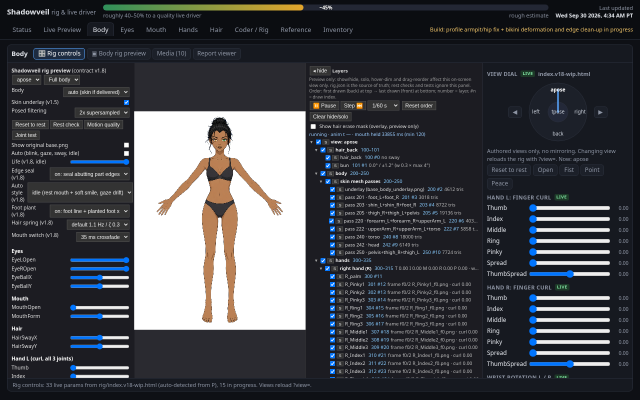
#> input picture app/qa/body_controls.png, 1280 x 800 px (shown at 1/2 size)
$ python bm.py ../../body_controls.png
#> lines starting #> are read from the running program, lines starting #| are printed output that depends on the picture; after the words box and inside, x2 and y2 are one past the last pixel; in counts of white or black regions, pixels touching at a corner belong together
#!/usr/bin/env python3
"""Beauty-mark detector (read-only on art). Finds her irises by colour (amber = her right eye,
green = her left eye), builds a cheek window under each eye scaled by eye distance, and counts
small, round, isolated dark blobs inside skin. Canonical (turn-000): amber side 1, green side 2."""
import cv2, numpy as np, sys, json
from PIL import Image

def load(path, maxside=2600):
    im = Image.open(path)
    im.draft('RGB', (maxside, maxside)) if im.format == 'JPEG' else None
    if im.mode in ('RGBA', 'LA', 'P'):
        im = im.convert('RGBA'); bg = Image.new('RGBA', im.size, (128,128,128,255)); bg.alpha_composite(im); im = bg
    im = im.convert('RGB')
    s = 1.0
    if max(im.size) > maxside:
        s = maxside / max(im.size); im = im.resize((round(im.width*s), round(im.height*s)), Image.LANCZOS)
    return np.asarray(im), s

def comps(mask, minarea):
    n, lab, st, cen = cv2.connectedComponentsWithStats(mask.astype(np.uint8), 8)
    return [(st[i], cen[i]) for i in range(1, n) if st[i][4] >= minarea]

def find_eyes(rgb):
    hsv = cv2.cvtColor(rgb, cv2.COLOR_RGB2HSV)
    H, S, V = hsv[...,0].astype(int), hsv[...,1].astype(int), hsv[...,2].astype(int)
    k = np.ones((2,2), np.uint8)
    green = cv2.morphologyEx(((H>=38)&(H<=90)&(S>=80)&(V>=70)).astype(np.uint8), cv2.MORPH_OPEN, k)
    amber = cv2.morphologyEx(((H>=8)&(H<=30)&(S>=140)&(V>=165)).astype(np.uint8), cv2.MORPH_OPEN, k)
    white = ((S < 45) & (V > 200)).astype(np.uint8)
    lum = rgb.mean(2)
    def cands(mask, lo, hi):
        out = []
        for st, c in comps(mask, 8):
            x, y, w, h, a = st
            if w > 6*h or h > 3*w: continue
            fill = a / (w*h)
            if fill < 0.35: continue
            r = max(2.0, np.sqrt(a/np.pi))
            x0, y0 = int(max(0, c[0]-3*r)), int(max(0, c[1]-1.8*r)); x1, y1 = int(c[0]+3*r)+1, int(c[1]+1.8*r)+1
            wh = white[y0:y1, x0:x1].sum()
            dk = (lum[y0:y1, x0:x1] < 60).sum()
            if wh < 0.15*a or dk < 0.1*a: continue   # needs sclera + lash/pupil around it
            pup = (lum[y:y+h, x:x+w] < 75).sum()
            above = lum[int(max(0, c[1]-2.2*r)):int(max(0, c[1]-0.6*r))+1, int(max(0, c[0]-1.5*r)):int(c[0]+1.5*r)+1]
            lash = (above < 60).sum() if above.size else 0
            strong = pup >= 0.04*a and lash >= 0.15*a and fill >= 0.5
            sub = ((white[y0:y1, x0:x1] > 0) | (mask[y0:y1, x0:x1] > 0)).astype(np.uint8)
            sub = cv2.dilate(sub, np.ones((3,3), np.uint8))
            nn, ll, ss, _ = cv2.connectedComponentsWithStats(sub, 8)
            ci = ll[min(ll.shape[0]-1, int(c[1])-y0), min(ll.shape[1]-1, int(c[0])-x0)]
            ew = int(ss[ci][2]) if ci > 0 else int(w)
            out.append(dict(c=(float(c[0]), float(c[1])), r=float(r), a=int(a), h=int(h), w=int(w), ew=ew, strong=bool(strong)))
        return out
    return cands(green, 8, 1e9), cands(amber, 8, 1e9)

def pairs(g, a):
    cand = []
    for gi, G in enumerate(g):
        for ai, A in enumerate(a):
            ratio = G['a']/A['a']
            if not (0.3 < ratio < 3.3): continue
            if not (G['strong'] or A['strong']): continue
            dx, dy = G['c'][0]-A['c'][0], G['c'][1]-A['c'][1]
            d = np.hypot(dx, dy); rr = (G['r']+A['r'])/2
            if not (4.5*rr < d < 14*rr): continue
            if abs(dy) > 0.45*d: continue
            score = abs(np.log(ratio)) + abs(d/rr - 8.8)/4 + abs(dy)/d
            cand.append((score, gi, ai, d))
    cand.sort(); used_g, used_a, out = set(), set(), []
    for sc, gi, ai, d in cand:
        if gi in used_g or ai in used_a: continue
        used_g.add(gi); used_a.add(ai); out.append((sc, g[gi], a[ai], d))
    return out, used_g, used_a

def cheek_blobs(rgb, eye, other_dir, d, side_sign_out, win=(-0.55, 0.28, 0.16, 0.66)):
    """eye: (x,y); other_dir: unit vector from this eye toward the other eye (image space);
    returns blobs in the cheek window below the eye."""
    u = np.array(other_dir); n = np.array([-u[1], u[0]])
    if n[1] < 0: n = -n
    e = np.array(eye)
    # window in face coords: a outward..inward, b downward
    A0, A1, B0, B1 = win
    corners = [e + a*u*d + b*n*d for a in (A0, A1) for b in (B0, B1)]
    xs = [c[0] for c in corners]; ys = [c[1] for c in corners]
    pad = int(0.15*d)+2
    x0, y0 = int(max(0, min(xs)-pad)), int(max(0, min(ys)-pad))
    x1, y1 = int(min(rgb.shape[1], max(xs)+pad)), int(min(rgb.shape[0], max(ys)+pad))
    if x1-x0 < 4 or y1-y0 < 4: return None
    crop = rgb[y0:y1, x0:x1].astype(np.float32)
    lum = crop.mean(2)
    hsv = cv2.cvtColor(crop.astype(np.uint8), cv2.COLOR_RGB2HSV)
    yy, xx = np.mgrid[y0:y1, x0:x1]
    rel = np.stack([xx-e[0], yy-e[1]], -1) / d
    fa = rel @ u; fb = rel @ n
    inwin = (fa >= A0) & (fa <= A1) & (fb >= B0) & (fb <= B1)
    skin = inwin & (hsv[...,0] <= 25) & (hsv[...,1] >= 50) & (lum > 70)
    if skin.sum() < 0.25*inwin.sum(): return dict(skin_frac=float(skin.sum()/max(1,inwin.sum())), blobs=[], window=(x0,y0,x1,y1))
    med = float(np.median(lum[skin]))
    dark = (lum < 0.62*med).astype(np.uint8)
    n_, lab, st, cen = cv2.connectedComponentsWithStats(dark, 8)
    sc = d/67.0
    blobs = []
    # skin mask dilated: blob must be surrounded by skin
    for i in range(1, n_):
        x, y, w, h, a = st[i]
        cx, cy = cen[i]
        if not inwin[int(round(cy)) if int(round(cy))<inwin.shape[0] else -1, int(round(cx)) if int(round(cx))<inwin.shape[1] else -1]: continue
        if x == 0 or y == 0 or x+w >= dark.shape[1] or y+h >= dark.shape[0]: continue
        if max(w, h) > max(3, 0.11*d): continue
        if a < max(3, 2.0*sc*sc): continue
        if max(w,h) > 2.6*max(1,min(w,h)): continue
        ring = cv2.dilate((lab==i).astype(np.uint8), np.ones((5,5),np.uint8)) - cv2.dilate((lab==i).astype(np.uint8), np.ones((3,3),np.uint8))
        rs = ring.astype(bool)
        if rs.sum() == 0: continue
        skinring = (skin[rs]).mean()
        if skinring < 0.6: continue
        if lum[lab==i].mean()/med > 0.47: continue
        blobs.append(dict(x=float(cx+x0), y=float(cy+y0), area=int(a), a=float((np.array([cx+x0,cy+y0])-e)@u/d), b=float((np.array([cx+x0,cy+y0])-e)@n/d),
                          contrast=float(lum[lab==i].mean()/med), skinring=float(skinring)))
    return dict(skin_frac=float(skin.sum()/max(1,inwin.sum())), med=med, blobs=blobs, window=(x0,y0,x1,y1))

def analyse(path):
#> called with path = '../../body_controls.png'
    rgb, s = load(path)
#> in load, im is the input picture: PIL image 1280x800 RGB; mean R, G, B 67.7, 69.3, 74.4
#> s = 1
    g, a = find_eyes(rgb)
#> in find_eyes, `hsv = cv2.cvtColor(rgb, cv2.COLOR_RGB2HSV)`: hsv: shape (800, 1280, 3); mean H, S, V 91.3, 53.3, 76.7
#> in find_eyes, `H, S, V = hsv[...,0].astype(int), hsv[...,1].astype(int), hsv[...,2].a..`:
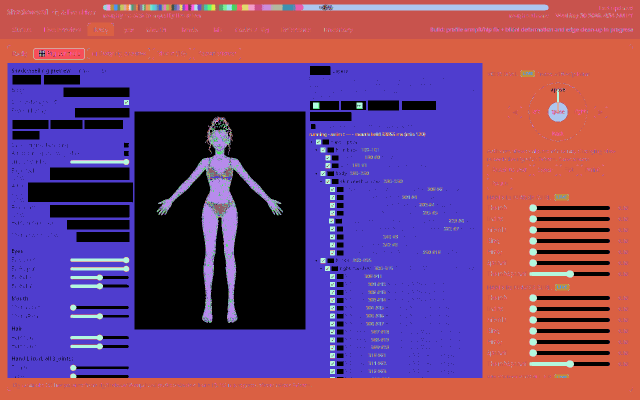
#> H: shape (800, 1280) int64 (shown at 1/2 size); 162 distinct labels, from 0 to 178; one colour per label, 0 black
#> in find_eyes, `H, S, V = hsv[...,0].astype(int), hsv[...,1].astype(int), hsv[...,2].a..`:
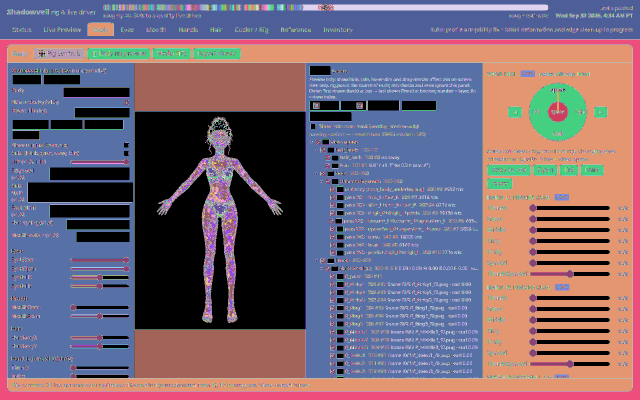
#> S: shape (800, 1280) int64 (shown at 1/2 size); 256 distinct labels, from 0 to 255; one colour per label, 0 black
#> in find_eyes, `H, S, V = hsv[...,0].astype(int), hsv[...,1].astype(int), hsv[...,2].a..`:
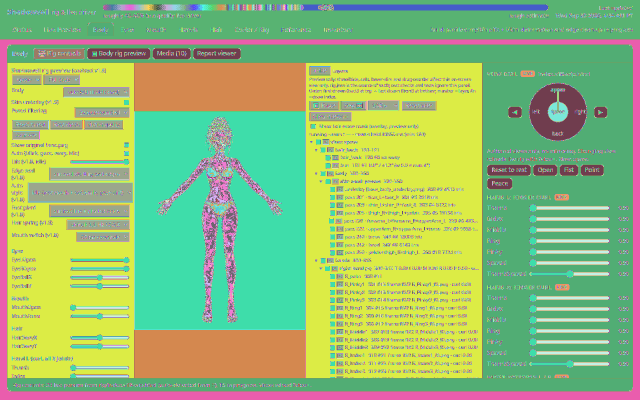
#> V: shape (800, 1280) int64 (shown at 1/2 size); 255 distinct labels, from 1 to 255; one colour per label, 0 black
#> in find_eyes, `green = cv2.morphologyEx(((H>=38)&(H<=90)&(S>=80)&(V>=70)).astype(np.u..`:
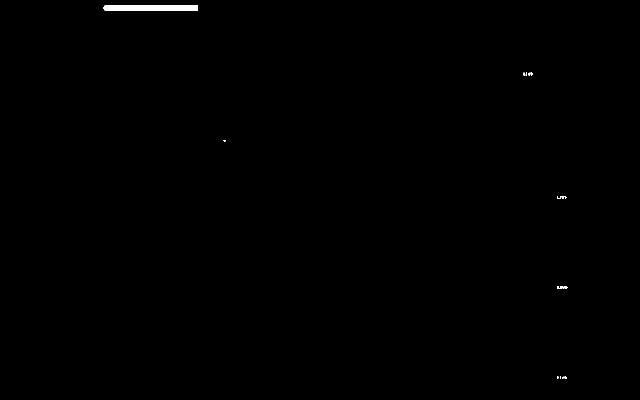
#> green: shape (800, 1280) (shown at 1/2 size); values 0 (black) and 1 (white), 0.24% white; 19 white regions (15 under 20 px), largest, box (x1, y1, x2, y2) and area: (207, 10, 396, 22) 2246, (1123, 392, 1129, 398) 24, (1124, 572, 1130, 578) 24, (1056, 145, 1061, 151) 21
#> in find_eyes, `amber = cv2.morphologyEx(((H>=8)&(H<=30)&(S>=140)&(V>=165)).astype(np...`: amber: shape (800, 1280); values 0 (black) and 1 (white), 0.62% white; 112 white regions (74 under 20 px), largest, box (x1, y1, x2, y2) and area: (469, 10, 608, 22) 1646, (446, 429, 474, 473) 485, (421, 320, 455, 344) 436
#> in find_eyes, `white = ((S < 45) & (V > 200)).astype(np.uint8)`: white: shape (800, 1280); values 0 (black) and 1 (white), 14.4% white; 1667 white regions (1622 under 20 px), largest, box (x1, y1, x2, y2) and area: (269, 223, 611, 659) 127772, (1073, 413, 1219, 419) 871, (1073, 435, 1219, 441) 871
#> in find_eyes, `lum = rgb.mean(2)`:
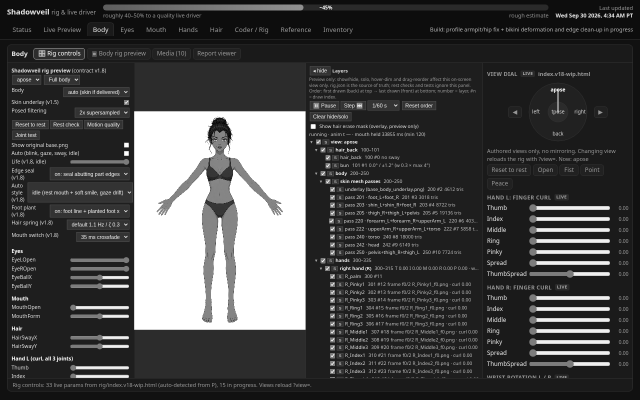
#> lum: shape (800, 1280) float64 (shown at 1/2 size); min 0.667, max 255, mean 70.5
#> in comps, `n, lab, st, cen = cv2.connectedComponentsWithStats(mask.astype(np.uint..`: lab: shape (800, 1280) int32; 20 distinct labels, from 0 to 19
#> in comps, `n, lab, st, cen = cv2.connectedComponentsWithStats(mask.astype(np.uint..`: n = 20
#> the loop in cands, `for st, c in comps(mask, 8):` made 18 passes
#> (c, x, y, w, h, a, fill, r) on passes 2, 3, 4, 5, 7, 8, 9, 10, 11, 12, 13, 14: ([1048, 148], 1047, 145, 4, 6, 16, 0.667, 2.26), ([1052.5, 147.5], 1052, 145, 2, 6, 12, 1, 2), ([1058.1, 147.6], 1056, 145, 5, 6, 21, 0.7, 2.59), ([1063, 147.5], 1062, 145, 4, 6, 16, 0.667, 2.26), ([1115.3, 395.2], 1114, 392, 5, 6, 18, 0.6, 2.39), ([1120.5, 394.5], 1120, 392, 2, 6, 12, 1, 2), ([1125.4, 394.2], 1123, 392, 6, 6, 24, 0.667, 2.76), ([1131, 394.5], 1130, 392, 4, 6, 16, 0.667, 2.26), ([1116.3, 575.2], 1115, 572, 5, 6, 18, 0.6, 2.39), ([1121.5, 574.5], 1121, 572, 2, 6, 12, 1, 2), ([1126.4, 574.2], 1124, 572, 6, 6, 24, 0.667, 2.76), ([1132, 574.5], 1131, 572, 4, 6, 16, 0.667, 2.26)
#> (c, x, y, w, h, a) on pass 1: ([301.4, 15.5], 207, 10, 189, 12, 2246)
#> after the loop in cands, `for st, c in comps(mask, 8):`: out = 1 item
#> in cands (call 2), `out = []`: out = []
#> in comps (call 2), `n, lab, st, cen = cv2.connectedComponentsWithStats(mask.astype(np.uint..`: lab: shape (800, 1280) int32; 113 distinct labels, from 0 to 112
#> the loop in cands (call 2), `for st, c in comps(mask, 8):` made 71 passes
#> (st, c) on passes 32 to 43: ([457, 418, 10, 7, 51], [461.5, 421.1]), ([446, 429, 28, 44, 485], [460.4, 450.1]), ([460, 432, 4, 2, 8], [461.5, 432.5]), ([428, 439, 3, 3, 8], [429.1, 439.9]), ([421, 457, 5, 9, 33], [422.9, 460.6]), ([462, 462, 4, 3, 11], [463.6, 463.1]), ([447, 465, 11, 25, 132], [451.7, 478.7]), ([410, 469, 5, 4, 15], [412.3, 470.3]), ([458, 470, 4, 3, 11], [459.6, 470.9]), ([411, 477, 3, 4, 8], [412, 478.5]), ([420, 476, 10, 13, 56], [424.1, 482.7]), ([430, 476, 3, 5, 12], [430.9, 477.8])
#> (c, x, y, w, h, a, fill, r) on passes 2, 4, 5, 6, 12, 13: ([633, 212], 628, 207, 11, 11, 96, 0.793, 5.53), ([445.8, 270.5], 443, 267, 6, 8, 34, 0.708, 3.29), ([439.9, 269.4], 439, 268, 3, 4, 9, 0.75, 2), ([442.4, 282.4], 440, 280, 5, 6, 20, 0.667, 2.52), ([411.6, 329.2], 406, 325, 11, 9, 50, 0.505, 3.99), ([482, 331.5], 481, 330, 3, 4, 8, 0.667, 2)
#> pass 3, in cands (call 2), `nn, ll, ss, _ = cv2.connectedComponentsWithStats(sub, 8)`:
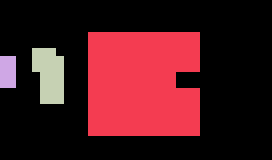
#> ll: shape (20, 34) int32 (shown 8 times larger); 4 distinct labels, from 0 to 3; one colour per label, 0 black
    res = dict(path=path, scale=s, n_green=len(g), n_amber=len(a), faces=[])
    P, ug, ua = pairs(g, a)
#> the loop in pairs, `for gi, G in enumerate(g):` made 1 pass
#> gi on pass 1: 0
    for _, G, A, d in P[:40]:
        uG = np.array(A['c'])-np.array(G['c']); uG /= np.linalg.norm(uG)
        f = dict(mode='pair', d=float(d/s), green=[c/s for c in G['c']], amber=[c/s for c in A['c']],
                 mirrored=bool(A['c'][0] > G['c'][0] and abs(uG[0]) > 0.7))
        f['green_side'] = cheek_blobs(rgb, G['c'], tuple(uG), d, 1)
        f['amber_side'] = cheek_blobs(rgb, A['c'], tuple(-uG), d, 1)
        res['faces'].append(f)
#> this loop made 0 passes
    singles = [('green', c) for i, c in enumerate(g) if i not in ug] + [('amber', c) for i, c in enumerate(a) if i not in ua]
    singles = [t for t in singles if t[1]['strong']] if not P else []
    singles.sort(key=lambda t: -t[1]['a'])
    singles = singles[:4]
    paired = [np.array(c['c']) for _, G, A, _d in P[:40] for c in (G, A)]
    pd = [d for _, G, A, d in P[:40]]
    for side, E in singles[:20]:
        if any(np.linalg.norm(np.array(E['c'])-pc) < 1.2*pd[i//2] for i, pc in enumerate(paired)): continue
        d = max(8.8*E['r'], 4.4*E['h'], 2.4*E['ew'])
        cb = cheek_blobs(rgb, E['c'], (1.0, 0.0), d, 1, win=(-0.6, 0.6, 0.14, 0.7))
        if not cb or cb.get('skin_frac', 0) < 0.6: continue
        f = dict(mode='single-'+side, d=float(d/s), eye=[c/s for c in E['c']])
        f[side+'_side'] = cb
        res['faces'].append(f)
#> this loop made 2 passes
#> side on passes 1 to 2: 'amber', 'green'
#> pass 1, in cheek_blobs, `yy, xx = np.mgrid[y0:y1, x0:x1]`:
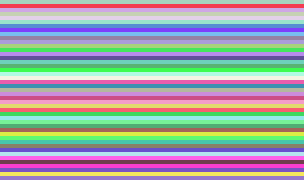
#> yy: shape (45, 76) int64 (shown 4 times larger); 45 distinct labels, from 209 to 253; one colour per label, 0 black
    for f in res['faces']:
        for k in ('green_side', 'amber_side'):
            if f.get(k):
                for b in f[k]['blobs']: b['x'] /= s; b['y'] /= s
                f[k]['window'] = [v/s for v in f[k]['window']]
    return res, rgb

if __name__ == '__main__':
    for p in sys.argv[1:]:
        r, _ = analyse(p)
        print(p.split('/')[-1], len(r['faces']))
#| body_controls.png 0
        for f in r['faces']:
            def sm(side):
                if not side: return '-'
                return f"{len(side['blobs'])} " + ' '.join(f"({b['a']:+.2f},{b['b']:.2f},A{b['area']})" for b in side['blobs'])
            print('   ', f['mode'], 'd=%.0f' % f['d'], 'G:', sm(f.get('green_side')), '| A:', sm(f.get('amber_side')))

$ run again, on app/qa/reference_fixed.png
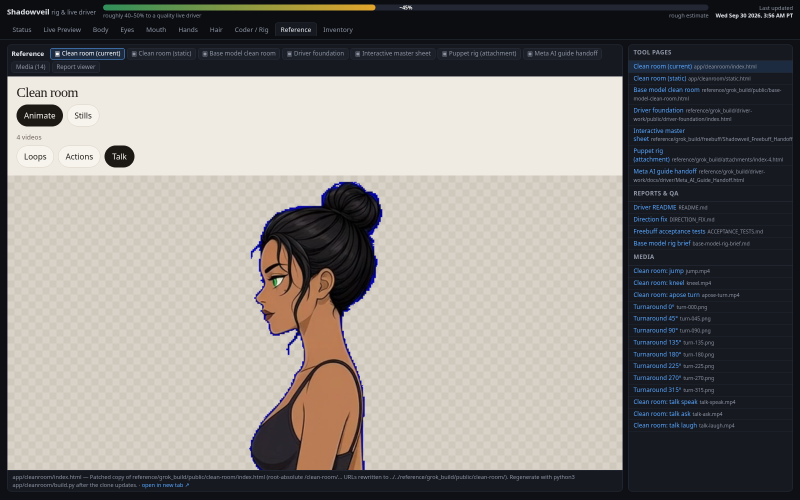
#> input picture app/qa/reference_fixed.png, 1600 x 1000 px (shown at 1/2 size)
#> in load, im is the input picture: PIL image 1600x1000 RGB; mean R, G, B 134.2, 130.7, 127.4
#> s = 1
#> H: shape (1000, 1600) int64; 166 distinct labels, from 0 to 179
#> S: shape (1000, 1600) int64; 256 distinct labels, from 0 to 255
#> V: shape (1000, 1600) int64; 256 distinct labels, from 0 to 255
#> green: shape (1000, 1600); values 0 (black) and 1 (white), 0.2% white; 2 white regions, box (x1, y1, x2, y2) and area: (207, 10, 464, 22) 3059, (548, 559, 555, 574) 81
#> in find_eyes, `amber = cv2.morphologyEx(((H>=8)&(H<=30)&(S>=140)&(V>=165)).astype(np...`:
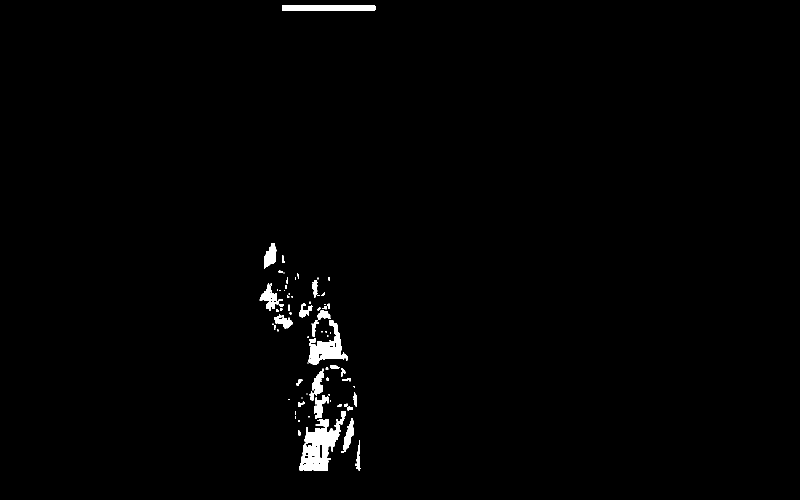
#> amber: shape (1000, 1600) (shown at 1/2 size); values 0 (black) and 1 (white), 1.1% white; 78 white regions (38 under 20 px), largest, box (x1, y1, x2, y2) and area: (599, 823, 692, 941) 4930, (617, 640, 695, 730) 2773, (564, 10, 752, 22) 2238
#> white: shape (1000, 1600); values 0 (black) and 1 (white), 53.6% white; 38 black regions (8 under 20 px), largest, box (x1, y1, x2, y2) and area: (0, 0, 1600, 1000) 734302, (33, 209, 126, 253) 3554, (209, 291, 269, 335) 2184
#> lab: shape (1000, 1600) int32; 3 distinct labels, from 0 to 2
#> in comps, `n, lab, st, cen = cv2.connectedComponentsWithStats(mask.astype(np.uint..`: n = 3; st = [[0, 0, 1600, 1000, 1596860], [207, 10, 257, 12, 3059], [548, 559, 7, 15, 81]]; cen = [[800.4, 500.4], [335.3, 15.5], [550.8, 566]]
#> the loop in cands, `for st, c in comps(mask, 8):` made 2 passes
#> (c, x, y, w, h, a) on pass 1: ([335.3, 15.5], 207, 10, 257, 12, 3059)
#> after the loop in cands, `for st, c in comps(mask, 8):`: out = 1 item
#> lab: shape (1000, 1600) int32; 79 distinct labels, from 0 to 78
#> the loop in cands (call 2), `for st, c in comps(mask, 8):` made 60 passes
#> (c, x, y, w, h, a, fill, r) on passes 3, 4, 5, 6, 7, 8, 9, 12: ([565.5, 518.4], 564, 510, 6, 16, 55, 0.573, 4.18), ([560.7, 543.1], 557, 541, 9, 5, 35, 0.778, 3.34), ([595.8, 551], 594, 546, 4, 11, 24, 0.545, 2.76), ([590.5, 556.5], 590, 554, 2, 6, 12, 1, 2), ([635.5, 556.5], 635, 555, 2, 4, 8, 1, 2), ([657.7, 557.3], 656, 554, 4, 7, 23, 0.821, 2.71), ([574, 562.7], 573, 559, 3, 8, 23, 0.958, 2.71), ([542.1, 568.4], 541, 567, 3, 4, 11, 0.917, 2)
#> the loop in pairs, `for gi, G in enumerate(g):` made 1 pass
#> gi on pass 1: 0
#> the loop in analyse, `for side, E in singles[:20]:` made 2 passes
#> side on passes 1 to 2: 'amber', 'green'
#> pass 1, in cheek_blobs, `yy, xx = np.mgrid[y0:y1, x0:x1]`:
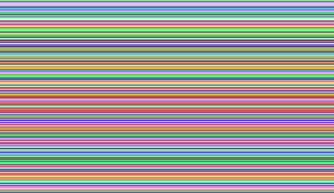
#> yy: shape (193, 334) int64; 193 distinct labels, from 507 to 699; one colour per label, 0 black
#> the loop in analyse, `for f in res['faces']:` made 1 pass
#| reference_fixed.png 1
#> the loop `for f in r['faces']:` made 1 pass
#|     single-green d=66 G: 0  | A: -

$ run again, on app/qa/status_refresh.png
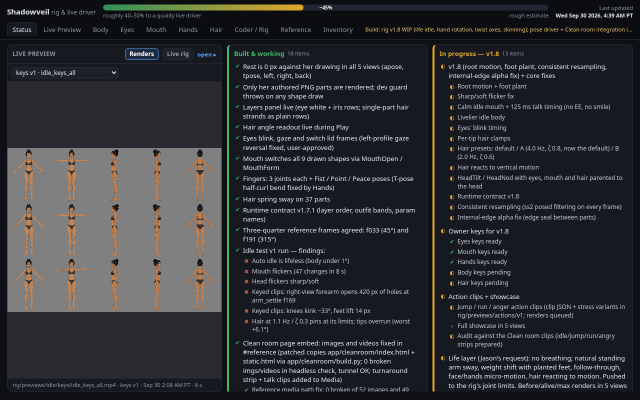
#> input picture app/qa/status_refresh.png, 1280 x 800 px (shown at 1/2 size)
#> in load, im is the input picture: PIL image 1280x800 RGB; mean R, G, B 47.2, 48.7, 52.6
#> s = 1
#> hsv: shape (800, 1280, 3); mean H, S, V 96.4, 64.5, 55.5
#> H: shape (800, 1280) int64; 162 distinct labels, from 0 to 179
#> S: shape (800, 1280) int64; 232 distinct labels, from 0 to 255
#> in find_eyes, `H, S, V = hsv[...,0].astype(int), hsv[...,1].astype(int), hsv[...,2].a..`:
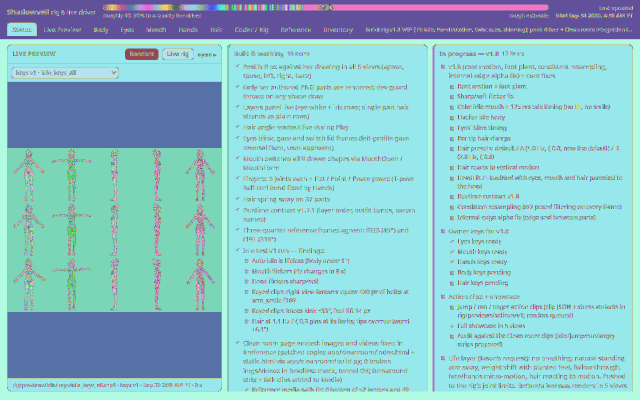
#> V: shape (800, 1280) int64 (shown at 1/2 size); 251 distinct labels, from 3 to 255; one colour per label, 0 black
#> green: shape (800, 1280); values 0 (black) and 1 (white), 0.56% white; 33 white regions (20 under 20 px), largest, box (x1, y1, x2, y2) and area: (455, 91, 461, 784) 2772, (207, 10, 396, 22) 2246, (562, 106, 569, 116) 56
#> amber: shape (800, 1280); values 0 (black) and 1 (white), 1.4% white; 173 white regions (73 under 20 px), largest, box (x1, y1, x2, y2) and area: (866, 92, 871, 784) 2764, (469, 10, 608, 22) 1646, (224, 313, 235, 402) 488
#> white: shape (800, 1280); values 0 (black) and 1 (white), 1.5% white in thin lines or dots
#> lab: shape (800, 1280) int32; 34 distinct labels, from 0 to 33
#> n = 34
#> the loop in cands, `for st, c in comps(mask, 8):` made 31 passes
#> (c, x, y, w, h, a, fill, r) on passes 4, 5, 6, 7, 8, 10, 11, 12: ([544, 108.2], 542, 103, 6, 10, 39, 0.65, 3.52), ([472.9, 108], 470, 104, 7, 9, 53, 0.841, 4.11), ([496, 108.5], 494, 105, 5, 8, 26, 0.65, 2.88), ([507, 108.4], 504, 104, 8, 9, 54, 0.75, 4.15), ([481, 109.1], 478, 106, 7, 7, 37, 0.755, 3.43), ([521.1, 108.8], 516, 106, 11, 7, 54, 0.701, 4.15), ([530.9, 109.1], 528, 106, 7, 7, 36, 0.735, 3.39), ([537.2, 108.3], 536, 106, 5, 7, 20, 0.571, 2.52)
#> after the loop in cands, `for st, c in comps(mask, 8):`: out = []
#> in comps (call 2), `n, lab, st, cen = cv2.connectedComponentsWithStats(mask.astype(np.uint..`:
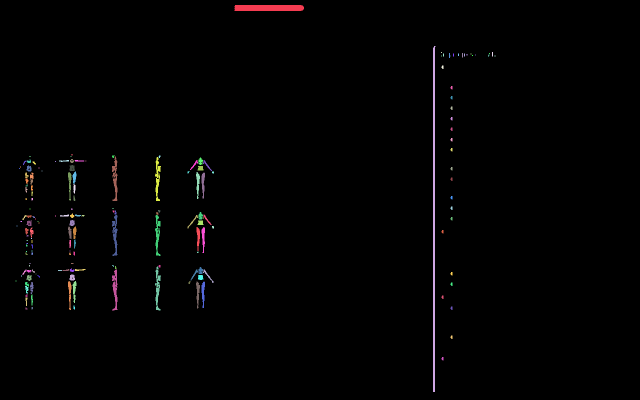
#> lab: shape (800, 1280) int32 (shown at 1/2 size); 174 distinct labels, from 0 to 173; one colour per label, 0 black
#> n = 174
#> the loop in cands (call 2), `for st, c in comps(mask, 8):` made 137 passes
#> (st, c) on passes 33 to 40: ([53, 331, 10, 12, 89], [57.73, 336.8]), ([139, 330, 11, 12, 108], [143.8, 335.9]), ([395, 332, 12, 9, 93], [400.7, 336.2]), ([901, 334, 4, 7, 23], [902.8, 336.9]), ([145, 343, 8, 24, 130], [148.5, 354.2]), ([375, 342, 4, 5, 14], [376.3, 343.9]), ([424, 343, 4, 4, 15], [425.6, 344.4]), ([50, 345, 8, 11, 50], [52.56, 350.4])
#| status_refresh.png 0
